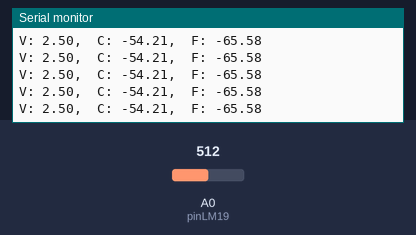
Recording of a sketch running on a simulated Arduino Uno, built with avr-gcc and run on an emulated ATmega328P. Shown: the last lines printed to the serial monitor. The inputs (shaded band) are chosen by the test bench; at power-on: A0 (pinLM19) = 512.

Above: at 2.7 s.
2.8 s: A0 (pinLM19) set to 630
At 2.85 s:
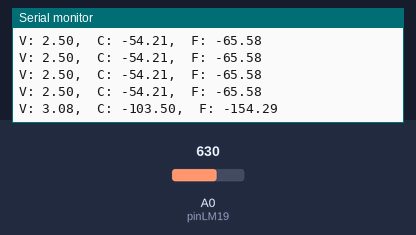
5.8 s: A0 (pinLM19) set to 607
At 5.89 s:
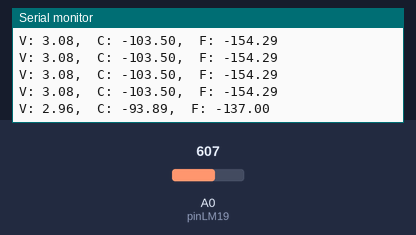
Timing chart, 0 to 8.8 s (numbered marks = the images above; inputs shaded):
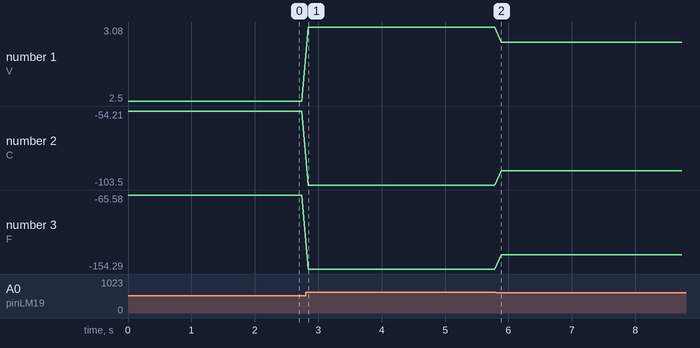

The sketch:

simple_temp_demo.ino
```cpp
/*
	|\/| _ | . _  _   (~ _  _  _ _
	|  |(_||<|| |(_|  _)(/_| |_\(/_
				  _|

	Kashev Dalmia :: dalmia3
	Isaac Dupree  :: dupree2

	simple_temp_demo.ino
*/

/*
 * Thanks to Kerry Wong:
 *     http://www.kerrywong.com/2010/05/09/working-with-lm19-temperature-sensor/
 */

#define BAUD_RATE 9600

/*
 * PINS
 */
// LM19 V_out pin on Analog Pin 0
#define pinLM19 0

/*
 *  ARDUINO REQUIRED - VOID & MAIN
 */
void
setup (void)
{
	Serial.begin(BAUD_RATE);
}

/* GLOBAL VARIABLES */
// globals are used so locals don't have to be reallocated every loop()
float vin, tempC, tempF;

void
loop (void)
{
    // sensor realing
    vin = 5.0 * analogRead(pinLM19) / 1024.0;
    tempC = (1.8663 - vin) / 0.01169;
    tempF = 1.8 * tempC + 32.0; // 9.0/5.0 * tempC + 32.0

    // printing
    Serial.print("V: ");
    Serial.print(vin);
    Serial.print(",  ");
    Serial.print("C: ");
    Serial.print(tempC);
    Serial.print(",  ");
    Serial.print("F: ");
    Serial.println(tempF);

    // to reduce jitter
    delay(100);
}
```

Measured:
- after the input at 2.8 s, the serial monitor: prints a new line at once (image 1)
- after the input at 5.8 s, the serial monitor: prints a new line after 0.09 s (image 2)
- plotted number 1: 2.5 → 3.08 after the input at 2.8 s, 3.08 → 2.96 after the input at 5.8 s
- plotted number 2: -54.21 → -103.5 after the input at 2.8 s, -103.5 → -93.89 after the input at 5.8 s
- plotted number 3: -65.58 → -154.29 after the input at 2.8 s, -154.29 → -137 after the input at 5.8 s
